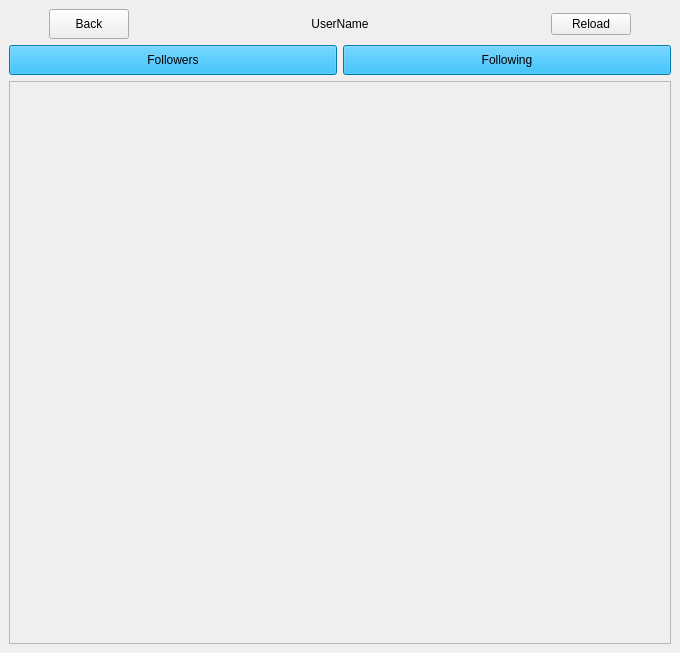
<?xml version="1.0" encoding="UTF-8"?>
<ui version="4.0">
 <class>Following</class>
 <widget class="QMainWindow" name="Following">
  <property name="geometry">
   <rect>
    <x>0</x>
    <y>0</y>
    <width>680</width>
    <height>653</height>
   </rect>
  </property>
  <property name="windowTitle">
   <string>MainWindow</string>
  </property>
  <widget class="QWidget" name="centralwidget">
   <layout class="QGridLayout" name="gridLayout">
    <item row="0" column="0">
     <layout class="QHBoxLayout" name="horizontalLayout_4">
      <property name="sizeConstraint">
       <enum>QLayout::SizeConstraint::SetFixedSize</enum>
      </property>
      <item>
       <spacer name="horizontalSpacer">
        <property name="orientation">
         <enum>Qt::Orientation::Horizontal</enum>
        </property>
        <property name="sizeType">
         <enum>QSizePolicy::Policy::Minimum</enum>
        </property>
        <property name="sizeHint" stdset="0">
         <size>
          <width>40</width>
          <height>20</height>
         </size>
        </property>
       </spacer>
      </item>
      <item>
       <widget class="QPushButton" name="Back">
        <property name="minimumSize">
         <size>
          <width>70</width>
          <height>30</height>
         </size>
        </property>
        <property name="maximumSize">
         <size>
          <width>100</width>
          <height>16777215</height>
         </size>
        </property>
        <property name="styleSheet">
         <string notr="true">font: 20pt &quot;MS Sans Serif&quot;;</string>
        </property>
        <property name="text">
         <string>Back</string>
        </property>
       </widget>
      </item>
      <item>
       <spacer name="horizontalSpacer_2">
        <property name="orientation">
         <enum>Qt::Orientation::Horizontal</enum>
        </property>
        <property name="sizeType">
         <enum>QSizePolicy::Policy::Expanding</enum>
        </property>
        <property name="sizeHint" stdset="0">
         <size>
          <width>40</width>
          <height>20</height>
         </size>
        </property>
       </spacer>
      </item>
      <item alignment="Qt::AlignmentFlag::AlignHCenter">
       <widget class="QLabel" name="UserName">
        <property name="styleSheet">
         <string notr="true">font: 20pt &quot;MS Sans Serif&quot;;</string>
        </property>
        <property name="text">
         <string>UserName</string>
        </property>
        <property name="alignment">
         <set>Qt::AlignmentFlag::AlignCenter</set>
        </property>
       </widget>
      </item>
      <item>
       <spacer name="horizontalSpacer_3">
        <property name="orientation">
         <enum>Qt::Orientation::Horizontal</enum>
        </property>
        <property name="sizeType">
         <enum>QSizePolicy::Policy::Expanding</enum>
        </property>
        <property name="sizeHint" stdset="0">
         <size>
          <width>160</width>
          <height>20</height>
         </size>
        </property>
       </spacer>
      </item>
      <item>
       <widget class="QPushButton" name="pushButton">
        <property name="styleSheet">
         <string notr="true">font: 20pt &quot;MS Sans Serif&quot;;</string>
        </property>
        <property name="text">
         <string>Reload</string>
        </property>
       </widget>
      </item>
      <item>
       <spacer name="horizontalSpacer_4">
        <property name="orientation">
         <enum>Qt::Orientation::Horizontal</enum>
        </property>
        <property name="sizeType">
         <enum>QSizePolicy::Policy::Minimum</enum>
        </property>
        <property name="sizeHint" stdset="0">
         <size>
          <width>40</width>
          <height>20</height>
         </size>
        </property>
       </spacer>
      </item>
     </layout>
    </item>
    <item row="1" column="0">
     <layout class="QHBoxLayout" name="horizontalLayout_5">
      <item>
       <widget class="QPushButton" name="Followers_2">
        <property name="minimumSize">
         <size>
          <width>0</width>
          <height>30</height>
         </size>
        </property>
        <property name="styleSheet">
         <string notr="true">QPushButton { color: rgb(0, 0, 0);
font:  700 17pt &quot;MS Sans Serif&quot;;
background-color: rgb(0, 170, 245);
}

QPushButton:Hover {
background-color: rgb(10, 180, 255);
}</string>
        </property>
        <property name="text">
         <string>Followers</string>
        </property>
       </widget>
      </item>
      <item>
       <widget class="QPushButton" name="Following_2">
        <property name="minimumSize">
         <size>
          <width>0</width>
          <height>30</height>
         </size>
        </property>
        <property name="styleSheet">
         <string notr="true">QPushButton { color: rgb(0, 0, 0);
font:  700 17pt &quot;MS Sans Serif&quot;;
background-color: rgb(0, 170, 245);
}

QPushButton:Hover {
background-color: rgb(10, 180, 255);
}</string>
        </property>
        <property name="text">
         <string>Following</string>
        </property>
       </widget>
      </item>
     </layout>
    </item>
    <item row="2" column="0">
     <widget class="QScrollArea" name="scrollArea">
      <property name="widgetResizable">
       <bool>true</bool>
      </property>
      <widget class="QWidget" name="scrollAreaWidgetContents">
       <property name="geometry">
        <rect>
         <x>0</x>
         <y>0</y>
         <width>666</width>
         <height>566</height>
        </rect>
       </property>
      </widget>
     </widget>
    </item>
   </layout>
  </widget>
 </widget>
 <resources/>
 <connections/>
</ui>
